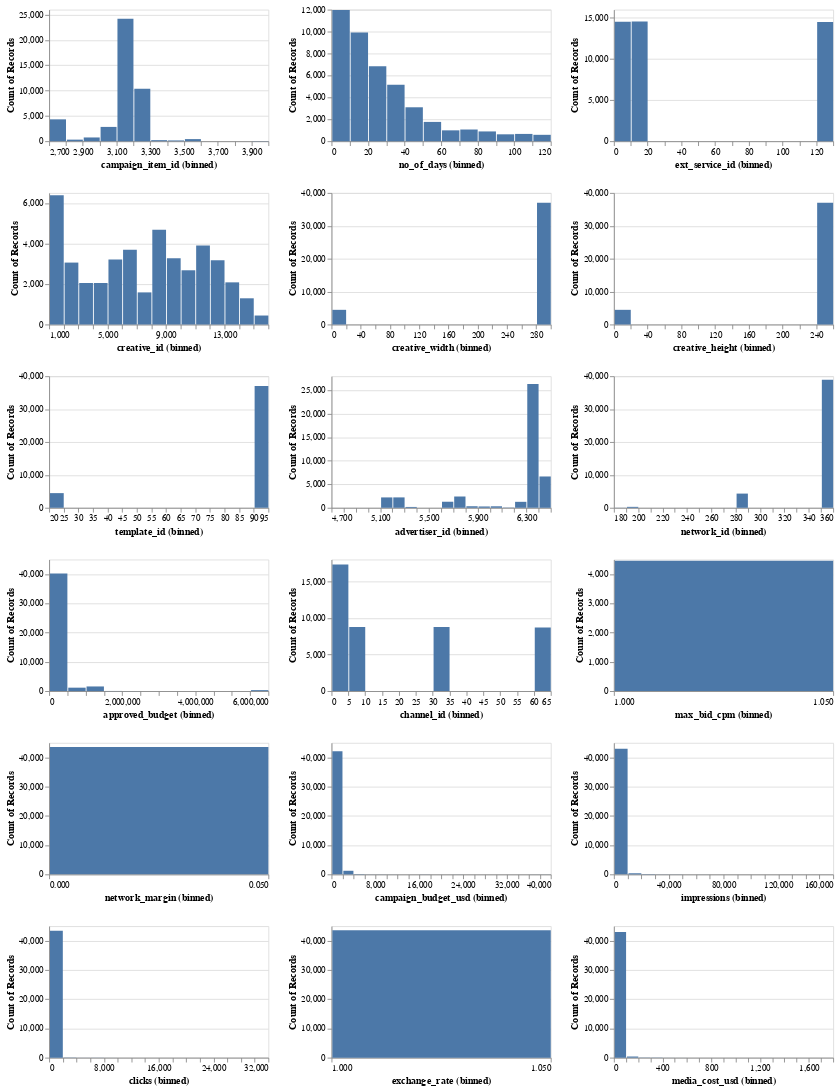

The notebook cell saved with this chart:
### Markdown cell above
### Distributions

### Code cell
alt.data_transformers.enable("vegafusion")

non_empty_numeric_cols = [col for col in train_df.select_dtypes("number").columns if train_df[col].notna().any()]
numeric_cols_dist = alt.Chart(train_df).mark_bar().encode(
    alt.X(alt.repeat(), type = "quantitative", bin = alt.Bin(maxbins = 20)),
    y ="count()",
).properties(
        width = 250,
        height = 150
).repeat(
    non_empty_numeric_cols,
    columns = 3
)

numeric_cols_dist
